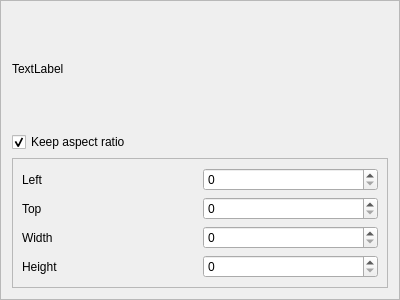
<?xml version="1.0" encoding="UTF-8"?>
<ui version="4.0">
 <class>CustomScreen</class>
 <widget class="QFrame" name="CustomScreen">
  <property name="geometry">
   <rect>
    <x>0</x>
    <y>0</y>
    <width>400</width>
    <height>300</height>
   </rect>
  </property>
  <property name="mouseTracking">
   <bool>true</bool>
  </property>
  <property name="windowTitle">
   <string>Form</string>
  </property>
  <property name="frameShape">
   <enum>QFrame::StyledPanel</enum>
  </property>
  <property name="lineWidth">
   <number>5</number>
  </property>
  <layout class="QVBoxLayout" name="verticalLayout_4">
   <property name="sizeConstraint">
    <enum>QLayout::SetMinimumSize</enum>
   </property>
   <item>
    <widget class="QLabel" name="name">
     <property name="sizePolicy">
      <sizepolicy hsizetype="Preferred" vsizetype="Preferred">
       <horstretch>0</horstretch>
       <verstretch>0</verstretch>
      </sizepolicy>
     </property>
     <property name="text">
      <string>TextLabel</string>
     </property>
    </widget>
   </item>
   <item>
    <widget class="QCheckBox" name="keep_aspect_ratio">
     <property name="text">
      <string>Keep aspect ratio</string>
     </property>
     <property name="checked">
      <bool>true</bool>
     </property>
    </widget>
   </item>
   <item>
    <widget class="QFrame" name="frame">
     <property name="sizePolicy">
      <sizepolicy hsizetype="Minimum" vsizetype="Fixed">
       <horstretch>0</horstretch>
       <verstretch>0</verstretch>
      </sizepolicy>
     </property>
     <property name="frameShape">
      <enum>QFrame::StyledPanel</enum>
     </property>
     <property name="frameShadow">
      <enum>QFrame::Raised</enum>
     </property>
     <layout class="QVBoxLayout" name="verticalLayout_6">
      <item>
       <layout class="QHBoxLayout" name="horizontalLayout_2">
        <item>
         <widget class="QLabel" name="label">
          <property name="text">
           <string>Left</string>
          </property>
         </widget>
        </item>
        <item>
         <widget class="QSpinBox" name="left">
          <property name="maximum">
           <number>16777215</number>
          </property>
         </widget>
        </item>
       </layout>
      </item>
      <item>
       <layout class="QHBoxLayout" name="horizontalLayout_3">
        <item>
         <widget class="QLabel" name="label_2">
          <property name="text">
           <string>Top</string>
          </property>
         </widget>
        </item>
        <item>
         <widget class="QSpinBox" name="top">
          <property name="maximum">
           <number>16777215</number>
          </property>
         </widget>
        </item>
       </layout>
      </item>
      <item>
       <layout class="QHBoxLayout" name="horizontalLayout">
        <item>
         <widget class="QLabel" name="label_3">
          <property name="text">
           <string>Width</string>
          </property>
         </widget>
        </item>
        <item>
         <widget class="QSpinBox" name="width">
          <property name="maximum">
           <number>16777215</number>
          </property>
         </widget>
        </item>
       </layout>
      </item>
      <item>
       <layout class="QHBoxLayout" name="horizontalLayout_4">
        <item>
         <widget class="QLabel" name="label_4">
          <property name="text">
           <string>Height</string>
          </property>
         </widget>
        </item>
        <item>
         <widget class="QSpinBox" name="height">
          <property name="maximum">
           <number>16777215</number>
          </property>
         </widget>
        </item>
       </layout>
      </item>
     </layout>
    </widget>
   </item>
  </layout>
 </widget>
 <resources/>
 <connections/>
</ui>
